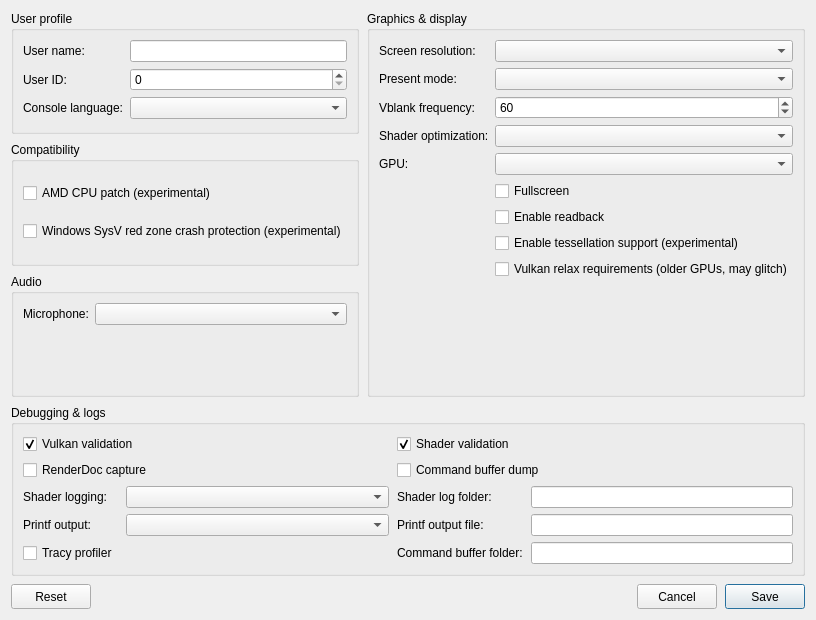
<?xml version="1.0" encoding="UTF-8"?>
<ui version="4.0">
 <class>ConfigurationEditDialog</class>
 <widget class="QDialog" name="ConfigurationEditDialog">
  <property name="geometry">
   <rect>
    <x>0</x>
    <y>0</y>
    <width>760</width>
    <height>620</height>
   </rect>
  </property>
  <property name="windowTitle">
   <string>Settings</string>
  </property>
  <property name="locale">
   <locale language="English" country="UnitedStates"/>
  </property>
  <layout class="QGridLayout" name="gridLayout">
   <property name="horizontalSpacing">
    <number>8</number>
   </property>
   <property name="verticalSpacing">
    <number>8</number>
   </property>
   <item row="0" column="0">
    <layout class="QGridLayout" name="sectionsLayout" columnstretch="1,1">
     <property name="horizontalSpacing">
      <number>8</number>
     </property>
     <property name="verticalSpacing">
      <number>8</number>
     </property>
     <item row="0" column="0">
      <widget class="QGroupBox" name="user_profile_group">
       <property name="title">
        <string>User profile</string>
       </property>
       <layout class="QFormLayout" name="userProfileLayout">
        <property name="fieldGrowthPolicy">
         <enum>QFormLayout::AllNonFixedFieldsGrow</enum>
        </property>
        <item row="0" column="0">
         <widget class="QLabel" name="label_user_name">
          <property name="text"><string>User name:</string></property>
         </widget>
        </item>
        <item row="0" column="1">
         <widget class="MandatoryLineEdit" name="lineEdit_user_name">
          <property name="toolTip"><string>Local user name exposed to games</string></property>
          <property name="clearButtonEnabled"><bool>true</bool></property>
         </widget>
        </item>
        <item row="1" column="0">
         <widget class="QLabel" name="label_user_id">
          <property name="text"><string>User ID:</string></property>
         </widget>
        </item>
        <item row="1" column="1">
         <widget class="QSpinBox" name="spinBox_user_id">
          <property name="toolTip"><string>Local user ID exposed to games</string></property>
          <property name="maximum"><number>2147483647</number></property>
         </widget>
        </item>
        <item row="2" column="0">
         <widget class="QLabel" name="label_console_language">
          <property name="text"><string>Console language:</string></property>
         </widget>
        </item>
        <item row="2" column="1">
         <widget class="QComboBox" name="comboBox_console_language">
          <property name="toolTip"><string>Language</string></property>
         </widget>
        </item>
       </layout>
      </widget>
     </item>
     <item row="2" column="0">
      <widget class="QGroupBox" name="audio_group">
       <property name="title"><string>Audio</string></property>
       <layout class="QFormLayout" name="audioLayout">
        <property name="fieldGrowthPolicy">
         <enum>QFormLayout::AllNonFixedFieldsGrow</enum>
        </property>
        <item row="0" column="0">
         <widget class="QLabel" name="label_audio_input_device">
          <property name="text"><string>Microphone:</string></property>
         </widget>
        </item>
        <item row="0" column="1">
         <widget class="QComboBox" name="comboBox_audio_input_device"/>
        </item>
       </layout>
      </widget>
     </item>
     <item row="0" column="1" rowspan="3">
      <widget class="QGroupBox" name="graphics_group">
       <property name="title">
        <string>Graphics &amp;&amp; display</string>
       </property>
       <layout class="QFormLayout" name="graphicsLayout">
        <property name="fieldGrowthPolicy">
         <enum>QFormLayout::AllNonFixedFieldsGrow</enum>
        </property>
        <item row="0" column="0">
         <widget class="QLabel" name="label_screen_resolution">
          <property name="text"><string>Screen resolution:</string></property>
         </widget>
        </item>
        <item row="0" column="1">
         <widget class="QComboBox" name="comboBox_screen_resolution">
          <property name="toolTip"><string>Window resolution</string></property>
         </widget>
        </item>
        <item row="1" column="0">
         <widget class="QLabel" name="label_present_mode">
          <property name="text"><string>Present mode:</string></property>
         </widget>
        </item>
        <item row="1" column="1">
         <widget class="QComboBox" name="comboBox_present_mode">
          <property name="toolTip"><string>Vulkan swapchain presentation mode</string></property>
         </widget>
        </item>
        <item row="2" column="0">
         <widget class="QLabel" name="label_vblank_frequency">
          <property name="text"><string>Vblank frequency:</string></property>
         </widget>
        </item>
        <item row="2" column="1">
         <widget class="QSpinBox" name="spinBox_vblank_frequency">
          <property name="toolTip"><string>Virtual display refresh rate used for frame pacing</string></property>
          <property name="minimum"><number>30</number></property>
          <property name="maximum"><number>360</number></property>
          <property name="value"><number>60</number></property>
         </widget>
        </item>
        <item row="3" column="0">
         <widget class="QLabel" name="label_shader_optimization">
          <property name="text"><string>Shader optimization:</string></property>
         </widget>
        </item>
        <item row="3" column="1">
         <widget class="QComboBox" name="comboBox_shader_optimization_type">
          <property name="toolTip"><string>Optimize shaders for code size or performance</string></property>
         </widget>
        </item>
        <item row="4" column="0">
         <widget class="QLabel" name="label_gpu">
          <property name="text"><string>GPU:</string></property>
         </widget>
        </item>
        <item row="4" column="1">
         <widget class="QComboBox" name="comboBox_gpu">
          <property name="toolTip"><string>Graphics device used by the emulator</string></property>
         </widget>
        </item>
        <item row="5" column="1">
         <widget class="QCheckBox" name="checkBox_fullscreen">
          <property name="toolTip"><string>Run in borderless desktop fullscreen</string></property>
          <property name="text"><string>Fullscreen</string></property>
         </widget>
        </item>
        <item row="6" column="1">
         <widget class="QCheckBox" name="checkBox_readback">
          <property name="toolTip"><string>Read back writable linear images</string></property>
          <property name="text"><string>Enable readback</string></property>
         </widget>
        </item>
        <item row="7" column="1">
         <widget class="QCheckBox" name="checkBox_tessellation">
          <property name="toolTip"><string>Draw tessellated geometry. Disabled by default; unsupported tessellation may cause crashes.</string></property>
          <property name="text"><string>Enable tessellation support (experimental)</string></property>
         </widget>
        </item>
        <item row="8" column="1">
         <widget class="QCheckBox" name="checkBox_vulkan_relax">
          <property name="toolTip"><string>Skip rejection of older GPUs that lack fragmentShaderBarycentric, colorWriteEnable, or depthClipEnable. For Pascal GTX 10-series and similar. May cause visual glitches.</string></property>
          <property name="text"><string>Vulkan relax requirements (older GPUs, may glitch)</string></property>
         </widget>
        </item>
       </layout>
      </widget>
     </item>
     <item row="3" column="0" colspan="2">
      <widget class="QGroupBox" name="debug_group">
       <property name="title">
        <string>Debugging &amp;&amp; logs</string>
       </property>
       <layout class="QGridLayout" name="debugLayout" columnstretch="0,1,0,1">
        <property name="horizontalSpacing"><number>8</number></property>
        <property name="verticalSpacing"><number>6</number></property>
        <item row="0" column="0" colspan="2">
         <widget class="QCheckBox" name="checkBox_vulkan_validation">
          <property name="toolTip"><string>Enable Vulkan validation layers</string></property>
          <property name="text"><string>Vulkan validation</string></property>
          <property name="checked"><bool>true</bool></property>
         </widget>
        </item>
        <item row="0" column="2" colspan="2">
         <widget class="QCheckBox" name="checkBox_shader_validation">
          <property name="toolTip"><string>Validate SPIR-V binary</string></property>
          <property name="text"><string>Shader validation</string></property>
          <property name="checked"><bool>true</bool></property>
         </widget>
        </item>
        <item row="1" column="0" colspan="2">
         <widget class="QCheckBox" name="checkBox_renderdoc_capture">
          <property name="toolTip"><string>Enable RenderDoc capture</string></property>
          <property name="text"><string>RenderDoc capture</string></property>
         </widget>
        </item>
        <item row="1" column="2" colspan="2">
         <widget class="QCheckBox" name="checkBox_cmd_dump">
          <property name="toolTip"><string>Dump command buffers</string></property>
          <property name="text"><string>Command buffer dump</string></property>
         </widget>
        </item>
        <item row="2" column="0">
         <widget class="QLabel" name="label_shader_log_direction">
          <property name="text"><string>Shader logging:</string></property>
         </widget>
        </item>
        <item row="2" column="1">
         <widget class="QComboBox" name="comboBox_shader_log_direction">
          <property name="toolTip"><string>Dump shaders to file or console window. If enabled may decrease emulator performance</string></property>
         </widget>
        </item>
        <item row="2" column="2">
         <widget class="QLabel" name="label_shader_log_folder">
          <property name="text"><string>Shader log folder:</string></property>
         </widget>
        </item>
        <item row="2" column="3">
         <widget class="MandatoryLineEdit" name="lineEdit_shader_log_folder">
          <property name="toolTip"><string>Specify directory to dump shaders</string></property>
          <property name="clearButtonEnabled"><bool>true</bool></property>
         </widget>
        </item>
        <item row="3" column="0">
         <widget class="QLabel" name="label_printf_direction">
          <property name="text"><string>Printf output:</string></property>
         </widget>
        </item>
        <item row="3" column="1">
         <widget class="QComboBox" name="comboBox_printf_direction">
          <property name="toolTip"><string>Print logs to file or console window. If enabled may decrease emulator performance</string></property>
         </widget>
        </item>
        <item row="3" column="2">
         <widget class="QLabel" name="label_printf_file">
          <property name="text"><string>Printf output file:</string></property>
         </widget>
        </item>
        <item row="3" column="3">
         <widget class="MandatoryLineEdit" name="lineEdit_printf_file">
          <property name="toolTip"><string>Specify file to dump logs</string></property>
          <property name="clearButtonEnabled"><bool>true</bool></property>
         </widget>
        </item>
        <item row="4" column="0">
         <widget class="QCheckBox" name="checkBox_profiler">
          <property name="toolTip"><string>Enable the Tracy profiler. Profiling may decrease emulator performance</string></property>
          <property name="text"><string>Tracy profiler</string></property>
         </widget>
        </item>
        <item row="4" column="2">
         <widget class="QLabel" name="label_cmd_dump_folder">
          <property name="text"><string>Command buffer folder:</string></property>
         </widget>
        </item>
        <item row="4" column="3">
         <widget class="MandatoryLineEdit" name="lineEdit_cmd_dump_folder">
          <property name="toolTip"><string>Specify directory to dump command buffers</string></property>
          <property name="clearButtonEnabled"><bool>true</bool></property>
         </widget>
        </item>
       </layout>
      </widget>
     </item>
     <item row="1" column="0">
      <widget class="QGroupBox" name="compatibility_group">
       <property name="title">
        <string>Compatibility</string>
       </property>
       <layout class="QVBoxLayout" name="compatibilityLayout">
        <item>
         <widget class="QCheckBox" name="checkBox_amd_cpu">
          <property name="toolTip"><string>Patch CPU instructions that differ between AMD and the host CPU.</string></property>
          <property name="text"><string>AMD CPU patch (experimental)</string></property>
         </widget>
        </item>
        <item>
         <widget class="QCheckBox" name="checkBox_red_zone_protection">
          <property name="toolTip"><string>Helps prevent crashes in some games on Windows</string></property>
          <property name="text"><string>Windows SysV red zone crash protection (experimental)</string></property>
         </widget>
        </item>
       </layout>
      </widget>
     </item>
    </layout>
   </item>
   <item row="2" column="0">
    <layout class="QHBoxLayout" name="buttonLayout">
     <item>
     <widget class="QPushButton" name="clear_button">
       <property name="minimumSize"><size><width>80</width><height>25</height></size></property>
       <property name="text"><string>Reset</string></property>
       <property name="toolTip"><string>Restore default settings</string></property>
      </widget>
     </item>
     <item>
      <spacer name="buttonSpacer">
       <property name="orientation"><enum>Qt::Horizontal</enum></property>
       <property name="sizeHint" stdset="0"><size><width>40</width><height>20</height></size></property>
      </spacer>
     </item>
     <item>
      <widget class="QPushButton" name="cancel_button">
       <property name="minimumSize"><size><width>80</width><height>25</height></size></property>
       <property name="text"><string>Cancel</string></property>
      </widget>
     </item>
     <item>
      <widget class="QPushButton" name="ok_button">
       <property name="minimumSize"><size><width>80</width><height>25</height></size></property>
       <property name="text"><string>Save</string></property>
       <property name="default"><bool>true</bool></property>
      </widget>
     </item>
    </layout>
   </item>
  </layout>
 </widget>
 <customwidgets>
  <customwidget>
   <class>MandatoryLineEdit</class>
   <extends>QLineEdit</extends>
   <header>mandatoryLineEdit.h</header>
  </customwidget>
 </customwidgets>
 <resources/>
</ui>
